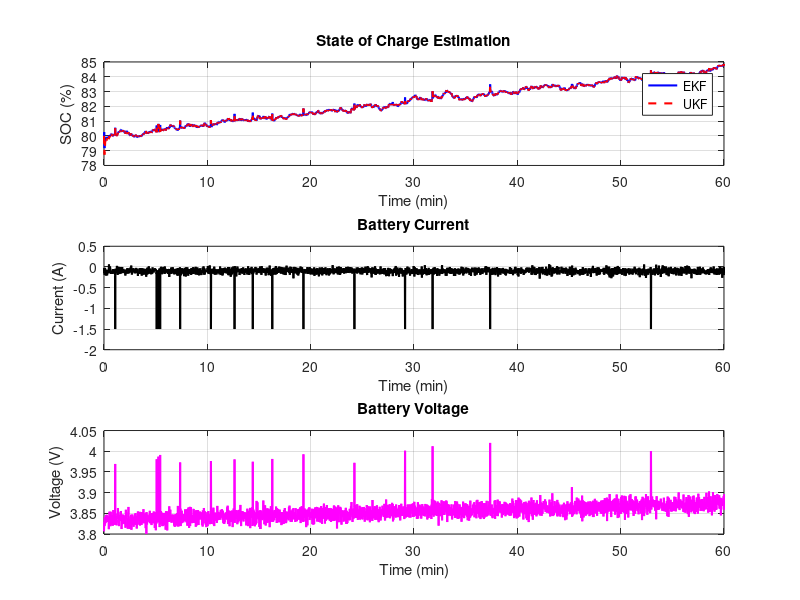

The MATLAB source for this figure:
% SOC_Estimation_Robust.m - Advanced Battery State of Charge Estimation

function SOC_Estimation_Robust()
    % Clear command window and workspace
    clc;
    clear;
    
    % Main try-catch block for error handling
    try
        % Battery Parameters
        params = struct(...
            'Q_nom', 2.3, ...      % Nominal capacity (Ah)
            'R0', 0.1, ...         % Internal resistance (Ohm)
            'SOC_init', 0.8, ...   % Initial SOC (0-1)
            'V_ocv', @(soc) 3.2 + 0.7*soc + 0.1*soc.^2, ... % Nonlinear OCV function
            'Ts', 1, ...           % Sample time (s)
            'simTime', 3600 ...    % Simulation time (s)
        );
        
        % Generate simulated battery data
        [time, current, voltage] = generateBatteryData(params);
        
        % SOC Estimation Methods
        [soc_ekf, P_ekf] = extendedKalmanFilter(params, time, current, voltage);
        [soc_ukf] = unscentedKalmanFilter(params, time, current, voltage);
        
        % Plotting results
        plotResults(time, soc_ekf, soc_ukf, current, voltage);
        
    catch ME
        fprintf('Error in SOC Estimation: %s\n', ME.message);
        return;
    end
end

function [time, current, voltage] = generateBatteryData(params)
    % Generate simulated battery measurement data
    try
        time = 0:params.Ts:params.simTime;
        n = length(time);
        
        % Generate realistic current profile
        current = -0.1 + 0.05*randn(1,n); % Base discharge with noise
        pulse_idx = randi([1 n], 1, 15);  % Random pulse locations
        current(pulse_idx) = -1.5;        % Discharge pulses
        
        % Calculate voltage using battery model
        soc = params.SOC_init;
        voltage = zeros(1,n);
        
        for k = 1:n
            voltage(k) = params.V_ocv(soc) - current(k)*params.R0 + 0.01*randn;
            soc = soc - (current(k)*params.Ts)/(params.Q_nom*3600);
            soc = max(0, min(1, soc));
        end
        
    catch ME
        error('Error generating battery data: %s', ME.message);
    end
end

function [soc, P] = extendedKalmanFilter(params, time, current, voltage)
    % Extended Kalman Filter SOC estimation
    try
        n = length(time);
        soc = zeros(1,n);
        soc(1) = params.SOC_init;
        
        % EKF Parameters
        Q = 1e-5;          % Process noise covariance
        R = 0.01;          % Measurement noise covariance
        P = 0.1;           % Initial error covariance
        
        for k = 2:n
            delta_t = time(k) - time(k-1);
            
            % Prediction Step
            soc_pred = soc(k-1) - (current(k-1)*delta_t)/(params.Q_nom*3600);
            P_pred = P + Q;
            
            % Linearize measurement model
            H = 0.7 + 0.2*soc_pred; % Jacobian of nonlinear OCV
            V_pred = params.V_ocv(soc_pred) - current(k-1)*params.R0;
            
            % Update Step
            K = P_pred*H/(H*P_pred*H + R); % Kalman Gain
            soc(k) = soc_pred + K*(voltage(k) - V_pred);
            P = (1 - K*H)*P_pred;
            
            soc(k) = max(0, min(1, soc(k)));
        end
        
    catch ME
        error('Error in EKF: %s', ME.message);
    end
end

function soc = unscentedKalmanFilter(params, time, current, voltage)
    % Unscented Kalman Filter SOC estimation
    try
        n = length(time);
        soc = zeros(1,n);
        soc(1) = params.SOC_init;
        
        % UKF Parameters
        Q = 1e-5;          % Process noise covariance
        R = 0.01;          % Measurement noise covariance
        P = 0.1;           % Initial error covariance
        alpha = 1e-3;      % Spread of sigma points
        kappa = 0;         % Secondary scaling parameter
        beta = 2;          % Optimal for Gaussian
        
        L = 1;             % State dimension
        lambda = alpha^2*(L + kappa) - L;
        Wm = [lambda/(L+lambda) 0.5/(L+lambda)*ones(1,2*L)]; % Weights for mean
        Wc = Wm;
        Wc(1) = Wc(1) + (1-alpha^2+beta); % Weights for covariance
        
        for k = 2:n
            delta_t = time(k) - time(k-1);
            
            % Generate sigma points
            sigma = sqrt((L+lambda)*P);
            X = [soc(k-1) soc(k-1)-sigma soc(k-1)+sigma];
            
            % Time Update (Prediction)
            X_pred = X - (current(k-1)*delta_t)/(params.Q_nom*3600);
            soc_pred = sum(Wm .* X_pred);
            P_pred = Q;
            for i = 1:(2*L+1)
                P_pred = P_pred + Wc(i)*(X_pred(i)-soc_pred)^2;
            end
            
            % Measurement Update
            Z_pred = params.V_ocv(X_pred) - current(k-1)*params.R0;
            z_mean = sum(Wm .* Z_pred);
            
            Pzz = R;
            Pxz = 0;
            for i = 1:(2*L+1)
                Pzz = Pzz + Wc(i)*(Z_pred(i)-z_mean)^2;
                Pxz = Pxz + Wc(i)*(X_pred(i)-soc_pred)*(Z_pred(i)-z_mean);
            end
            
            % Kalman Gain and Update
            K = Pxz/Pzz;
            soc(k) = soc_pred + K*(voltage(k) - z_mean);
            P = P_pred - K*Pzz*K';
            
            soc(k) = max(0, min(1, soc(k)));
        end
        
    catch ME
        error('Error in UKF: %s', ME.message);
    end
end

function plotResults(time, soc_ekf, soc_ukf, current, voltage)
    % Plot estimation results
    try
        figure('Name', 'SOC Estimation Results', 'NumberTitle', 'off');
        
        % SOC Plot
        subplot(3,1,1);
        plot(time/60, soc_ekf*100, 'b-', 'LineWidth', 1.5, 'DisplayName', 'EKF');
        hold on;
        plot(time/60, soc_ukf*100, 'r--', 'LineWidth', 1.5, 'DisplayName', 'UKF');
        xlabel('Time (min)');
        ylabel('SOC (%)');
        title('State of Charge Estimation');
        legend('Location', 'best');
        grid on;
        
        % Current Plot
        subplot(3,1,2);
        plot(time/60, current, 'k-', 'LineWidth', 1.5);
        xlabel('Time (min)');
        ylabel('Current (A)');
        title('Battery Current');
        grid on;
        
        % Voltage Plot
        subplot(3,1,3);
        plot(time/60, voltage, 'm-', 'LineWidth', 1.5);
        xlabel('Time (min)');
        ylabel('Voltage (V)');
        title('Battery Voltage');
        grid on;
        
    catch ME
        warning('Error in plotting: %s', ME.message);
    end
end